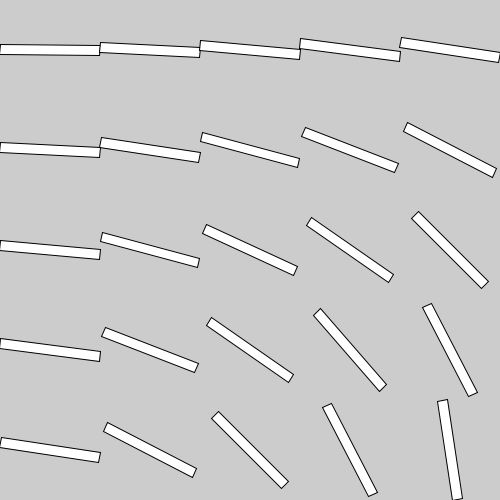
Frame 1 (no input)
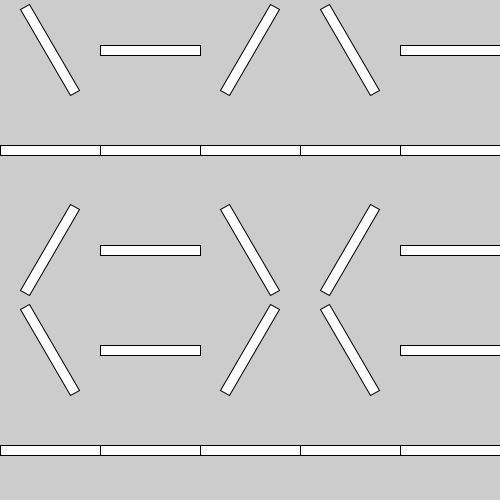
Frame 60 (the mouse pressed at the canvas centre just before this capture)
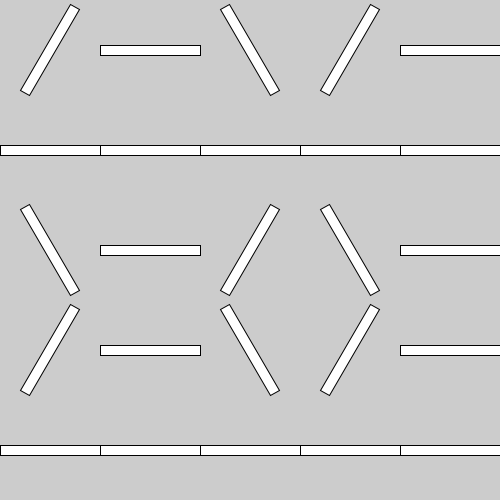
Frame 120 (the mouse held since frame 60 and released just before this capture)

The Processing sketch that drew these frames (run headless with seeded random() and noise(); from frame 60 on, the mouse is pressed at the canvas centre):

// Processing sketch: week05_7_many_pushMatrix_popMatrix
// ── week05_7_many_pushMatrix_popMatrix.pde
//week05-7_many_pushMatrix_popMatrix
void setup(){
   size(500,500); 
}
void draw(){
   background(204);
   for(int x=50;x<500;x+=100){
      for(int y=50;y<500;y+=100){ //每個距離100
            pushMatrix(); //會往右縮排
             translate(x,y); //移到對應的x,y座標位置
             rotate(radians(frameCount)*x/50*y/50);
             rect(-50,-5,100,10); //長度100的棒子
            popMatrix();
      }
   }
}
